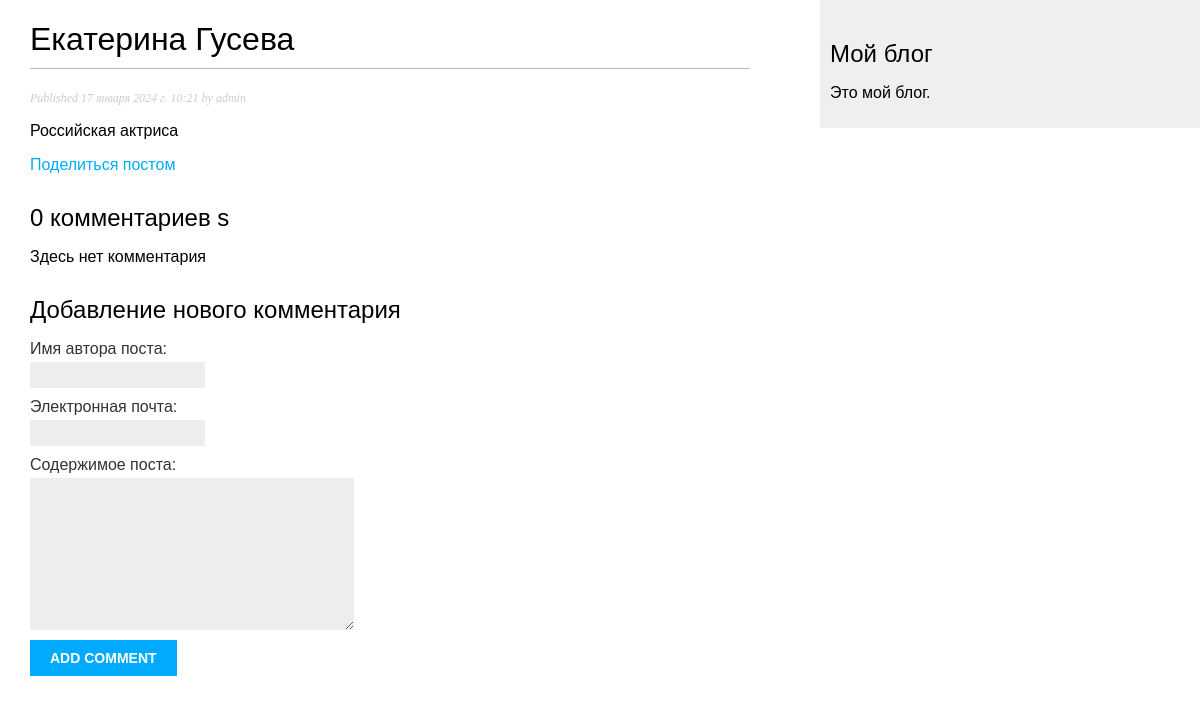
Before: /blog/2024/1/17/ekaterina-guseva/ with the older database file.
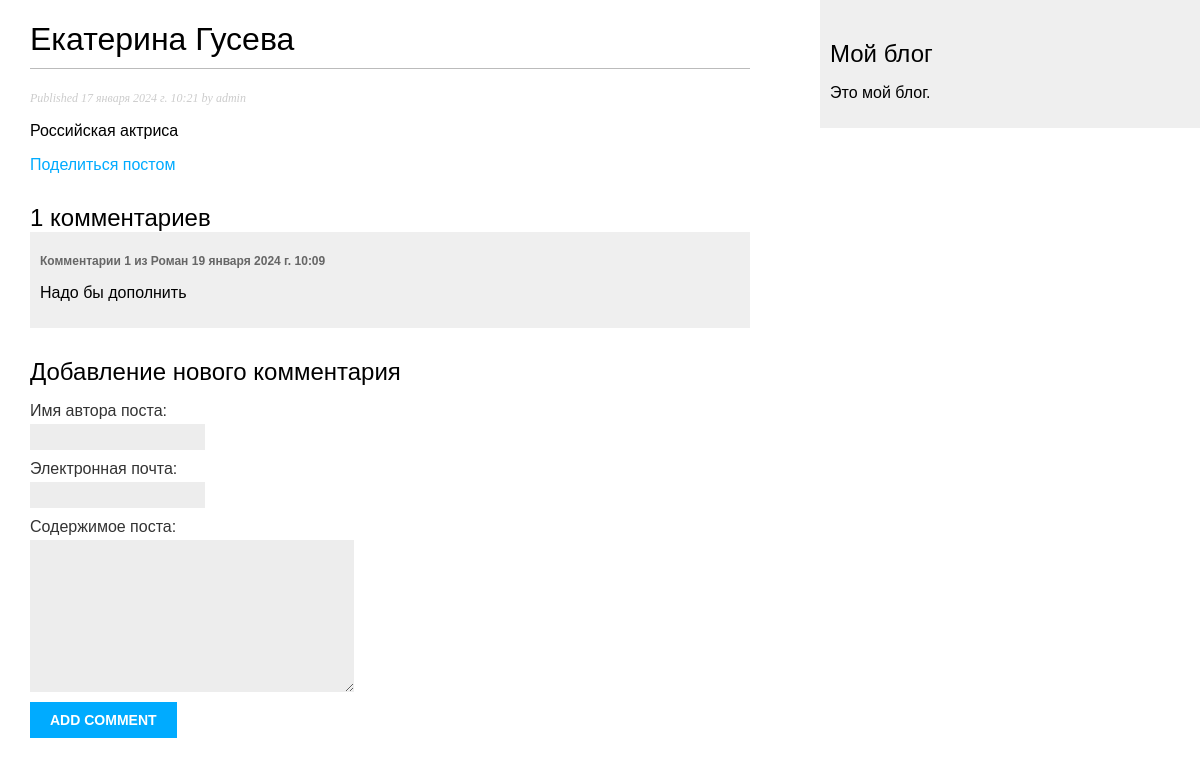
After: the same page with the newer database file.
### blog/models.py (models this page shows, shortened)
class Comments(models.Model):
    post = models.ForeignKey(Post, on_delete=models.CASCADE, related_name='comments', verbose_name='Пост')#связь комментариев с одним постом
    name = models.CharField(max_length=80, verbose_name='Имя автора поста')
    email = models.EmailField(verbose_name='Электронная почта')
    body = models.TextField(verbose_name='Содержимое поста')
    created = models.DateTimeField(auto_now_add=True, verbose_name='Дата создания ')#дата и время создания комментария
    updated = models.DateTimeField(auto_now=True, verbose_name='Дата изменения')
    active = models.BooleanField(default=True)#статус комментариев для управления комментариями через админ-панель
    class Meta:
        verbose_name = "Комментарий"
        verbose_name_plural = "Комментарии"
        ordering = ['created']#сортирует комментарии в хронологическом порядке
        indexes = [
            models.Index(fields=['created']),#индексирует поля created в возрастающем порядке
        ]

### blog/views.py (the view)
def post_detail(request, year, month, day, post):  # извлекаем пост с заданным cлагом и датой публикации
    post = get_object_or_404(Post,
                             status=Post.Status.PUBLISHED,
                             slug=post,
                             publish__year=year,
                             publish__month=month,
                             publish__day=day
                             )
    comments = post.comments.filter(active=True) #Список активных комментариев к этому посту
    form = CommentForm() #Форма для комментирования пользователями
    return render(request,
                  'blog/post/detail.html',
                  {'post': post,
                   'comments': comments,
                   'form': form})  # прорисовка извлеченного поста с использованием шаблона

### blog/forms.py
class CommentForm(forms.ModelForm):
    class Meta:
        model = Comments #указываю модель для которой будет создана форма
        fields = ['name', 'email', 'body'] #поля взятые из этой модели для создания формы

### blog/templates/blog/post/detail.html (shortened to what this page needs)
{% extends "blog/base.html" %}
{% block content %}
<h1>{{ post.title }}</h1>
   <p class="date">
       Published {{ post.publish }} by {{ post.author }}
   </p>
   {{ post.body|linebreaks }}
   <p>
       <a href="{% url "blog:post_share" post.id %}">
       Поделиться постом
       </a>
   </p>
{% with comments.count as total_comments %}
   <h2>
       {{ total_comments }} комментариев {{ total_comments|pluralize }}
   </h2>
{% endwith %}
{% for comment in comments %}
   <div class="comment">
       <p class="info">
           Комментарии {{ forloop.counter }} из {{ comment.name }}
           {{ comment.created }}
       </p>
       {{ comment.body|linebreaks }}
   </div>
{% empty %}
   <p>Здесь нет комментария</p>
{% endfor %}
{% include "blog/post/includes/comment_form.html" %}
{% endblock %}

Changed rows visible on the page:
added Comments: name "Роман", created "19 января 2024 г. 10:09", body "Надо бы дополнить"
Other visible differences:
{{ total_comments }}: "0" → "1"
text no longer shown: "Здесь нет комментария"
